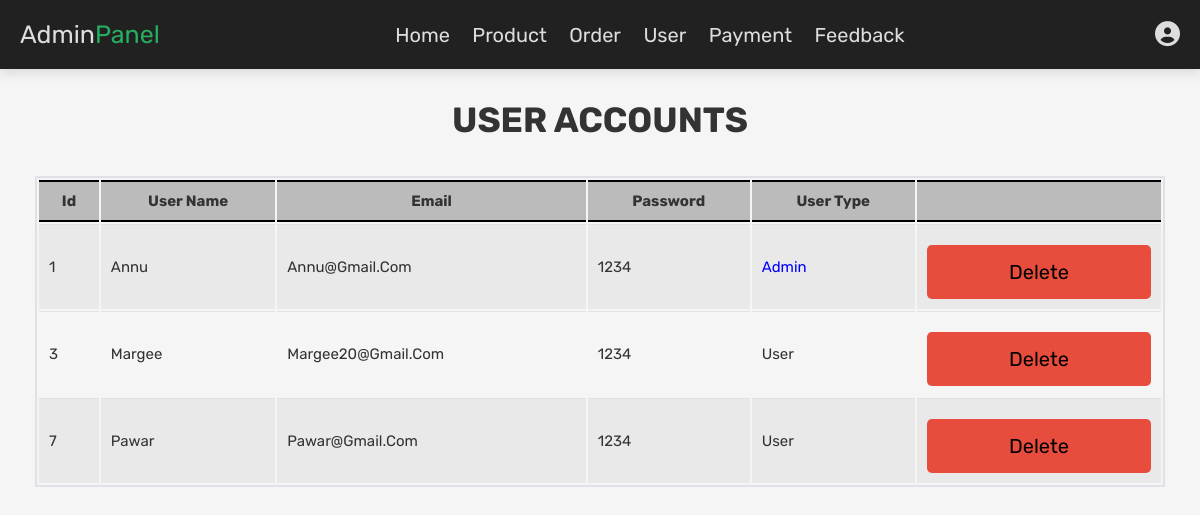
The page /Evergreen/Design/admin_user.php (signed in) on the database its author committed.
### tables this page shows
CREATE TABLE `users` (
  `id` int(100) NOT NULL,
  `name` varchar(100) NOT NULL,
  `email` varchar(100) NOT NULL,
  `password` varchar(100) NOT NULL,
  `user_type` varchar(20) NOT NULL DEFAULT 'user',
  `image` varchar(100) NOT NULL
);

### Evergreen/Design/admin_user.php (the view, shortened to what this page needs)
<?php
@include 'config.php';
?>
<!DOCTYPE html>
<html lang="en">
<head>
    <link rel="stylesheet" href="https://cdnjs.cloudflare.com/ajax/libs/font-awesome/6.5.1/css/all.min.css">
    <link rel="stylesheet" href="admin_style.css">
</head>
<body>
<?php include 'admin_header.php'; ?>
<section class="user-accounts">
    <h1 class="title">user accounts</h1>
    <div class="card-body">
        <table class="table table-bordered table-striped">
            <thead>
                <th>id</th>
                <th>user name</th>
                <th>email</th>
                <th>password</th>
                <th>user type</th>
                <th></th>
            </thead>
            <tbody>
                <?php
                    $query = "SELECT * FROM users";
                    $statement = $conn->prepare($query);
                    $statement->execute();
                    $result = $statement->fetchAll(PDO::FETCH_ASSOC);
                    if($result){
                        foreach($result as $row){
                            ?>
                            <tr>
                                <td><?= $row['id']; ?></td>
                                <td><?= $row['name']; ?></td>
                                <td><?= $row['email']; ?></td>
                                <td><?= $row['password']; ?></td>
                                <td><span style=" color:<?php if($row['user_type'] == 'admin'){ echo 'blue'; }; ?>"><?= $row['user_type']; ?></span></td>
                                <td><a href="admin_user.php?delete=<?= $row['id']; ?>" onclick="return confirm('delete this user?');" class="delete-btn">delete</a></td>
                            </tr>
                            <?php
                        }
                    }
                    else{
                        ?>
                        <tr>
                            <td colspan="6" class="no-data">'No record found!'</td>
                        </tr>
                        <?php
                    }
                ?>
            </tbody>
        </table>
    </div>
</section>
</body>
</html>

### Evergreen/Design/admin_style.css (style rules this page uses)
* { margin: 0; padding: 0; box-sizing: border-box; }
body { font-family: Arial, sans-serif; background-color: #f5f5f5; }
.card-body { padding: 1.5rem 1.5rem 0; }
.table { width: 100%; margin-bottom: 1rem; color: #000; }
.table-bordered { border: 2px solid #dee2e6; }
.table-striped tbody tr:nth-of-type(odd) { background-color: rgba(0, 0, 0, 0.05); }
.table th, .table td { padding: 1rem; font-size: 1.5rem; border-top: 1.5px solid #dee2e6; }
.table thead th { vertical-align: bottom; background-color: #bbbbbb; border-top: 2px solid #000; border-bottom: 2px solid #000; }
.table .option-btn, .table .delete-btn { display: inline-block; }
.delete-btn { width: 100%; margin-top: 1rem; border-radius: .5rem; font-size: 2rem; padding: 1.5rem 3rem; color: #000; text-decoration: none; transition: color 0.3s ease; }

### Evergreen/Design/component.css (style rules this page uses)
:root { --green: #27ae60; --orange: #f39c12; --red: #e74c3c; --black: #333; --light-bg: #f6f6f6; --border: .2rem solid var(--black); --box-shadow: 0 .5rem 1rem rgba(0,0,0,.1); }
* { font-family: 'Rubik', sans-serif; margin: 0; padding: 0; box-sizing: border-box; text-transform: capitalize; outline: none; border: none; text-decoration: none; color: var(--black); }
html { font-size: 62.5%; scroll-behavior: smooth; scroll-padding-top: 6.5rem; }
section { padding: 3rem 2rem; max-width: 1200px; margin: 0 auto; }
.btn, .delete-btn, .option-btn { display: block; width: 100%; margin-top: 1rem; border-radius: .5rem; color: #000; font-size: 2rem; padding: 1.5rem 3rem; text-transform: capitalize; cursor: pointer; text-align: center; }
.delete-btn { background-color: var(--red); }
.title { text-align: center; margin-bottom: 2rem; text-transform: uppercase; color: #333; font-size: 3.5rem; }

### rows shown on the page
users: id "1", name "Annu", email "Annu@gmail.com", password "1234", user_type "Admin"
users: id "3", name "Margee", email "Margee20@gmail.com", password "1234", user_type "User"
users: id "7", name "Pawar", email "Pawar@gmail.com", password "1234", user_type "User"
